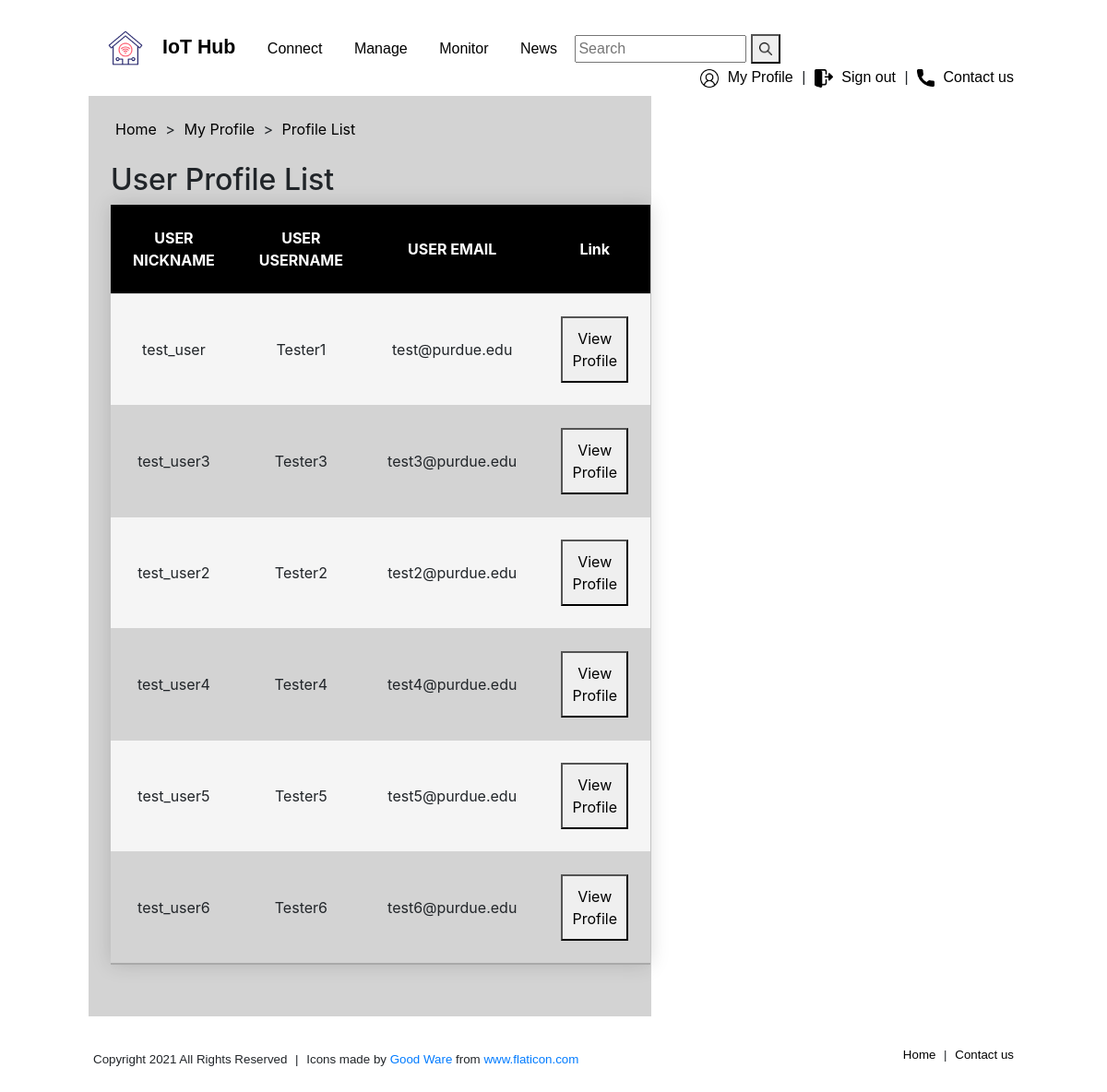
The app's page /CNIT581-048-project3/profiles/ (signed in) with its own data.
### hubapp/models.py (models this page shows)
class CustomUser(AbstractUser):
    nickname = models.CharField(max_length=100)
    gender_type_choices = (
        ('Male', 'Male'),
        ('Female', 'Female'),
        ('Not to say', 'Not to say')
    )
    gender = models.CharField(max_length=10, choices=gender_type_choices)
    followers = models.ManyToManyField(
        settings.AUTH_USER_MODEL,
        related_name='following',
        blank=True
    )

### hubapp/views.py (the view)
# urls.py: path('profiles/', views.profiles, name='profiles'),
def profiles(request):
    if request.user.is_authenticated:
        registered_users = CustomUser.objects.all()
        return render(request, 'hubapp/profiles.html', {'registered_users': registered_users})
    else:
        return redirect('signin')

### hubapp/templates/hubapp/profiles.html (shortened to what this page needs)
{% extends "hubapp/base.html" %}
{% block header %}
    <a href="{% url 'index' %}">Home</a> >
    <a href="{% url 'myprofile' %}">My Profile</a> >
    <a href="{% url 'profiles' %}">Profile List</a>
{% endblock header %}
{% block title %}
    <h2>
        User Profile List
    </h2>
{% endblock title %}
{% block content %}
    <table class="devices-list">
         <thead>
            <tr>
                <th>USER NICKNAME</th>
                <th>USER USERNAME</th>
                <th>USER EMAIL</th>
                <th>Link</th>
            </tr>
        </thead>
         <tbody>
        {% for user in registered_users %}
            {% if user != request.user %}
             <tr>
                 <td>{{ user.username }}</td>
                 <td>{{ user.nickname }}</td>
                 <td>{{ user.email }}</td>
                 <td><button onclick="location.href='{% url 'other_profile' user.id %}'">View Profile</button></td>
             </tr>
            {% endif %}
        {% endfor %}
         </tbody>
    </table>
{% endblock content %}

### hubapp/static/hubapp/style.css (style rules this page uses)
* { box-sizing: border-box; }
body { padding: 2vh 4vw 2vh 4vw; }
#title-container > a { margin: 5px; color: black; }
button { cursor:pointer; padding: 10px; }
.devices-list { min-width: 50%; border-collapse: collapse; box-shadow: 0 0 20px rgba(0, 0, 0, 0.15); text-align: center; }
.devices-list thead tr { background-color: black; color: white; }
.devices-list th, td { padding: 3vh; }
.devices-list thead tr, tbody tr { border-bottom: 1px solid lightgray; }
.devices-list tbody tr:nth-of-type(odd) { background-color: #F5F5F5; }
.devices-list tbody tr:last-of-type { border-bottom: 2px solid darkgray; }

### records on screen
CustomUser: username "test_user", nickname "Tester1", email "test@purdue.edu"
CustomUser: username "test_user3", nickname "Tester3", email "test3@purdue.edu"
CustomUser: username "test_user2", nickname "Tester2", email "test2@purdue.edu"
CustomUser: username "test_user4", nickname "Tester4", email "test4@purdue.edu"
CustomUser: username "test_user5", nickname "Tester5", email "test5@purdue.edu"
CustomUser: username "test_user6", nickname "Tester6", email "test6@purdue.edu"
